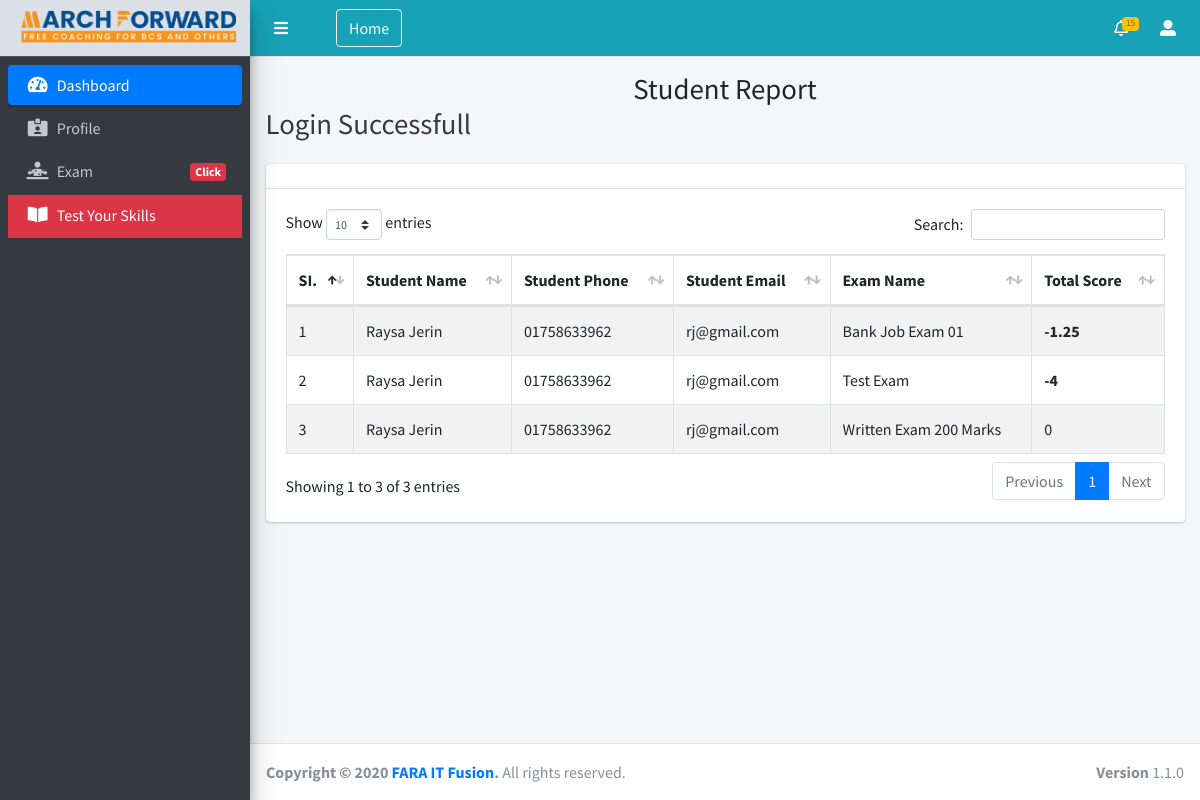
/student-report.php (signed in), run on the app's committed database.
### tables this page shows
CREATE TABLE `resultForPermanentExam` (
  `id` int(100) NOT NULL,
  `examID` int(100) NOT NULL,
  `studentID` int(100) NOT NULL,
  `questionID` int(100) NOT NULL,
  `selectedAns` int(10) NOT NULL,
  `questionNum` int(100) NOT NULL,
  `mark` varchar(100) NOT NULL,
  `negativeMark` varchar(10) NOT NULL,
  `rightAns` int(10) NOT NULL,
  `date` timestamp NOT NULL DEFAULT CURRENT_TIMESTAMP ON UPDATE CURRENT_TIMESTAMP
);

CREATE TABLE `students` (
  `id` int(100) NOT NULL,
  `name` varchar(500) NOT NULL,
  `without_md5` varchar(255) NOT NULL,
  `pass_md5` varchar(255) NOT NULL,
  `fathersName` varchar(500) NOT NULL,
  `mothersName` varchar(500) NOT NULL,
  `email` varchar(100) NOT NULL,
  `phone` varchar(100) NOT NULL,
  `address` varchar(255) NOT NULL,
  `course_id` int(10) NOT NULL,
  `status` varchar(100) NOT NULL,
  `date` timestamp NOT NULL DEFAULT CURRENT_TIMESTAMP ON UPDATE CURRENT_TIMESTAMP
);

CREATE TABLE `exam` (
  `id` int(100) NOT NULL,
  `courseID` int(100) NOT NULL,
  `name` varchar(1000) NOT NULL,
  `examTime` int(10) NOT NULL,
  `examStatus` varchar(100) NOT NULL,
  `scheduleDate` varchar(255) NOT NULL,
  `scheduleTime` varchar(100) NOT NULL,
  `examEndTime` varchar(100) NOT NULL,
  `total_mark` varchar(255) NOT NULL,
  `passed_mark` varchar(255) NOT NULL,
  `minQuestionNum` int(100) NOT NULL,
  `maxQuestionNum` int(100) NOT NULL,
  `StartingAction` int(10) NOT NULL,
  `action` varchar(255) NOT NULL,
  `date` timestamp NOT NULL DEFAULT CURRENT_TIMESTAMP ON UPDATE CURRENT_TIMESTAMP
);

### student-report.php (the view, shortened to what this page needs)
<?php include("header.php"); ?>
<?php include ("left-sidebar.php");?>
<div class="content-wrapper">
            <section class="content-header">
              <div class="container-fluid">
                <div class="row mb-2">
                  <div class="col-md-12">
                    <h1 style="text-align:center;">Student Report</h1>
                    <h1 class="m-0 text-dark"><?php display_message(); ?></h1>
                  </div>
                </div>
              </div>
            </section>
            <section class="content">
              <div class="container-fluid">
                <div class="row">
                  <div class="col-12">
                    <div class="card">
                      <div class="card-header">
                      </div>
                      <div class="card-body">
                        <table id="example1" class="table table-bordered table-striped">
                          <thead>
                          <tr>
                            <th>SI.</th>
                            <th>Student Name</th>
                            <th>Student Phone</th>
                            <th>Student Email</th>
                            <th>Exam Name</th>
                            <th>Total Score</th>
                          </tr>
                          </thead>
                          <tbody>
                              <?php
                            $query = query("SELECT * FROM `resultForPermanentExam` GROUP BY examID  ORDER BY id DESC");
                                $rows = mysqli_num_rows($query);
                                if($rows > 0)
                                {
                                    $i = 1;
                                    while($row = fetch_array($query))
                                    {
                                        $row_ex_id=$row['examID'];
                                        $studentID=$row['studentID'];
                                          $query_exam = query("SELECT * FROM `exam`  WHERE action='SHOW' AND id='$row_ex_id' ORDER BY id DESC ");
                                          $query_exam_fetch=fetch_array($query_exam);
                                        $query_student = query("SELECT * FROM `students`  WHERE status='Accepted'  AND id='$studentID' ORDER BY id DESC ");
                                        $query_student_fetch=fetch_array($query_student);
                                        $sumOfRightAns=query("SELECT SUM(mark) as total_for FROM resultForPermanentExam WHERE selectedAns=rightAns AND examID='$row_ex_id' AND studentID='$studentID' ");
                                        $sumOfRight=fetch_array($sumOfRightAns);
                                        $right = $sumOfRight['total_for'];
                                        $sumOfWrongAns=query("SELECT SUM(negativeMark) as total_for FROM resultForPermanentExam WHERE selectedAns!=rightAns AND selectedAns!='0' AND examID='$row_ex_id' AND studentID='$studentID'");
                                        $sumOfNegative=fetch_array($sumOfWrongAns);
                                        $wrong =  $sumOfNegative['total_for'];
                                        $score = $right + $wrong;
                                       ?>
                                       <tr>
                                            <td><?php echo $i?></td>
                                            <td><?php echo $query_student_fetch['name'];?></td>
                                            <td><?php echo $query_student_fetch['phone'];?></td>
                                            <td><?php echo $query_student_fetch['email'];?></td>
                                            <td><?php echo $query_exam_fetch['name'];?></td>
                                            <?php
                                                if(!empty($score)){
                                                    ?>
                                                   <td><b><?php echo $score;?></b></td>
                                                    <?php
                                                }
                                                else {
                                                    if($score==0  && !empty($row_ex_id)){
                                                        ?>
                                                        <td><?php echo $score;?></td>
                                                    <?php
                                                    }
                                                    else{
                                                        ?>
                                                        <td>Not Attend</a></td>
                                                    <?php
                                                    }
                                                    }
                                            ?>
                                          </tr>
                                       <?php
                                       $i++;
                                    }
                                }
                              ?>
                          </tbody>
                        </table>
                      </div>
                    </div>
                  </div>
                </div>
              </div>
            </section>
          </div>
<footer class="main-footer">
        <strong>Copyright &copy; 2020 <a href="http://faraitfusion.com">FARA IT Fusion</a>.</strong>
        All rights reserved.
        <div class="float-right d-none d-sm-inline-block">
            <b>Version</b> 1.1.0
        </div>
    </footer>
</div>
</body>
</html>

### data on the page
resultforpermanentexam: studentID.name "Raysa Jerin", studentID.phone "01758633962", studentID.email "rj@gmail.com", examID.name "Bank Job Exam 01", score "-1.25"
resultforpermanentexam: studentID.name "Raysa Jerin", studentID.phone "01758633962", studentID.email "rj@gmail.com", examID.name "Test Exam", score "-4"
resultforpermanentexam: studentID.name "Raysa Jerin", studentID.phone "01758633962", studentID.email "rj@gmail.com", examID.name "Written Exam 200 Marks", score "0"

### other printed values
$_SESSION['message'] "Login Successfull"
